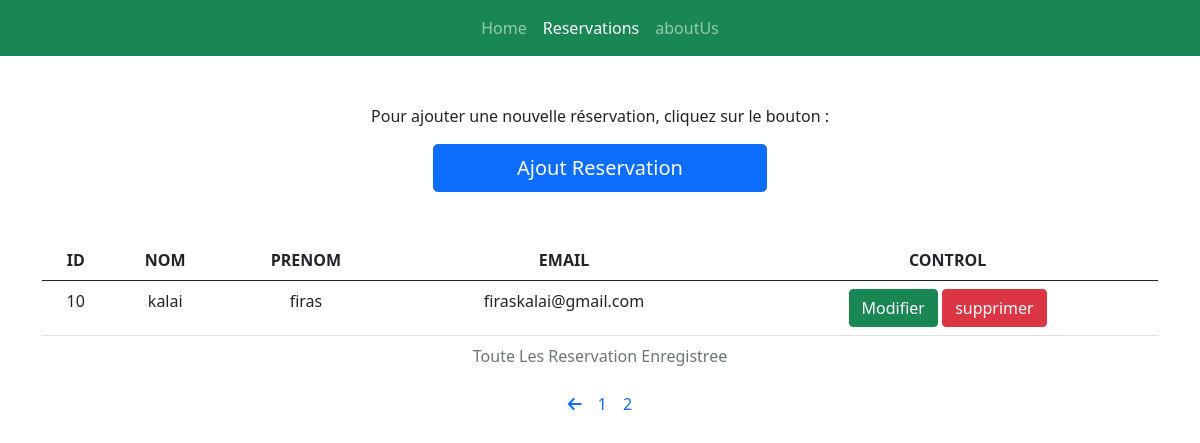
The app's page /reservation.php?page=2 with its own data.
### tables this page shows
CREATE TABLE `reservation` (
  `id` int(11) NOT NULL,
  `nom` varchar(20) NOT NULL,
  `prenom` varchar(20) NOT NULL,
  `email` varchar(50) NOT NULL,
  `date_creation` timestamp NOT NULL DEFAULT current_timestamp() ON UPDATE current_timestamp()
);

### reservation.php (the view, shortened to what this page needs)
<?php
    include 'fonction.php';
    $conn=pdo_connect();
    $limit = 5;
$page = isset($_GET['page']) ? $_GET['page'] : 1;
$start = ($page - 1) * $limit;
$sql = "SELECT * FROM reservation LIMIT $start, $limit";
$stmt = $conn->query($sql);
$total_records = $conn->query("SELECT count(*) as total FROM reservation")->fetch()['total'];
$total_pages = ceil($total_records / $limit);
    ?>
<div class="container mt-5">
    <div class="d-flex justify-content-center align-items-center mt-5">
        <p>Pour ajouter une nouvelle réservation, cliquez sur le bouton :</p>
    </div>
<a href="addUser.php" class="d-flex justify-content-center align-items-center"><button class="btn btn-lg btn-primary mb-5" style="width: 30%;text-decoration: none;">Ajout Reservation</button></a>
<table class="table">
<caption style="text-align: center;">Toute Les Reservation Enregistree</caption>
  <thead class="thead-dark">
    <tr>
      <th scope="col">ID</th>
      <th scope="col">NOM</th>
      <th scope="col">PRENOM</th>
      <th scope="col">EMAIL</th>
      <th scope="col">CONTROL</th>
    </tr>
  </thead>
  <tbody>
    <?php while ($row = $stmt->fetch(PDO::FETCH_ASSOC)){ ?>
        <td><?php echo $row['id']; ?></td>
                <td><?php echo $row['nom']; ?></td>
                <td><?php echo $row['prenom']; ?></td>
                <td><?php echo $row['email']; ?></td>
                <td>
                <a href="update.php?update_id=<?php echo $row['id']; ?>"><button class="btn btn-success">Modifier</button></a>
                <a href="delete.php?delete_id=<?php echo $row['id']; ?>"><button class="btn btn-danger">supprimer</button></a></td>
        <?php } ?>
  </tbody>
</table>
</div>
<?php if ($total_pages > 1): ?>
        <div class="d-flex justify-content-center align-items-center">
            <?php if ($page > 1): ?>
                <a href="?page=<?php echo ($page - 1); ?>" class="mx-2" style='text-decoration: none;'><i class="fa-solid fa-arrow-left"></i></a>
            <?php endif; ?>
            <?php for ($i = 1; $i <= $total_pages; $i++): ?>
                <a href="?page=<?php echo $i; ?>" class="mx-2" style='text-decoration: none;' <?php if ($page == $i) echo 'style="font-weight:bold"'; ?>><?php echo $i; ?></a>
            <?php endfor; ?>
        </div>
    <?php endif; ?>

### phpstyle.css (style rules this page uses)
table { width: 100%; border-collapse: collapse; }
table, th, td { padding: 8px; text-align: center; }
th { background-color: #f2f2f2; }

### records on screen
reservation: id "10", nom "kalai", prenom "firas", email "firaskalai@gmail.com"
